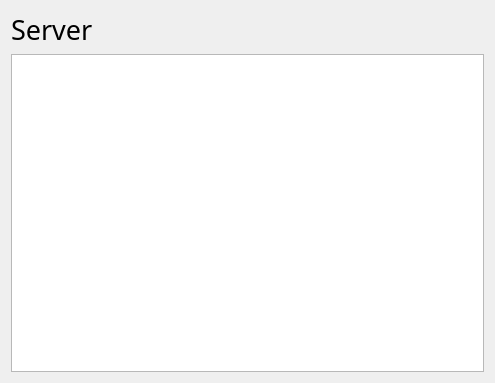
<?xml version="1.0" encoding="UTF-8"?>
<ui version="4.0">
 <class>MyServer</class>
 <widget class="QWidget" name="MyServer">
  <property name="geometry">
   <rect>
    <x>0</x>
    <y>0</y>
    <width>495</width>
    <height>383</height>
   </rect>
  </property>
  <property name="windowTitle">
   <string>MyServer</string>
  </property>
  <layout class="QVBoxLayout" name="verticalLayout">
   <item>
    <widget class="QLabel" name="label">
     <property name="font">
      <font>
       <family>Microsoft Tai Le</family>
       <pointsize>20</pointsize>
      </font>
     </property>
     <property name="text">
      <string>Server</string>
     </property>
     <property name="textFormat">
      <enum>Qt::AutoText</enum>
     </property>
     <property name="textInteractionFlags">
      <set>Qt::LinksAccessibleByMouse|Qt::TextSelectableByKeyboard|Qt::TextSelectableByMouse</set>
     </property>
    </widget>
   </item>
   <item>
    <widget class="QTextEdit" name="textEdit"/>
   </item>
  </layout>
 </widget>
 <layoutdefault spacing="6" margin="11"/>
 <resources/>
 <connections/>
</ui>
